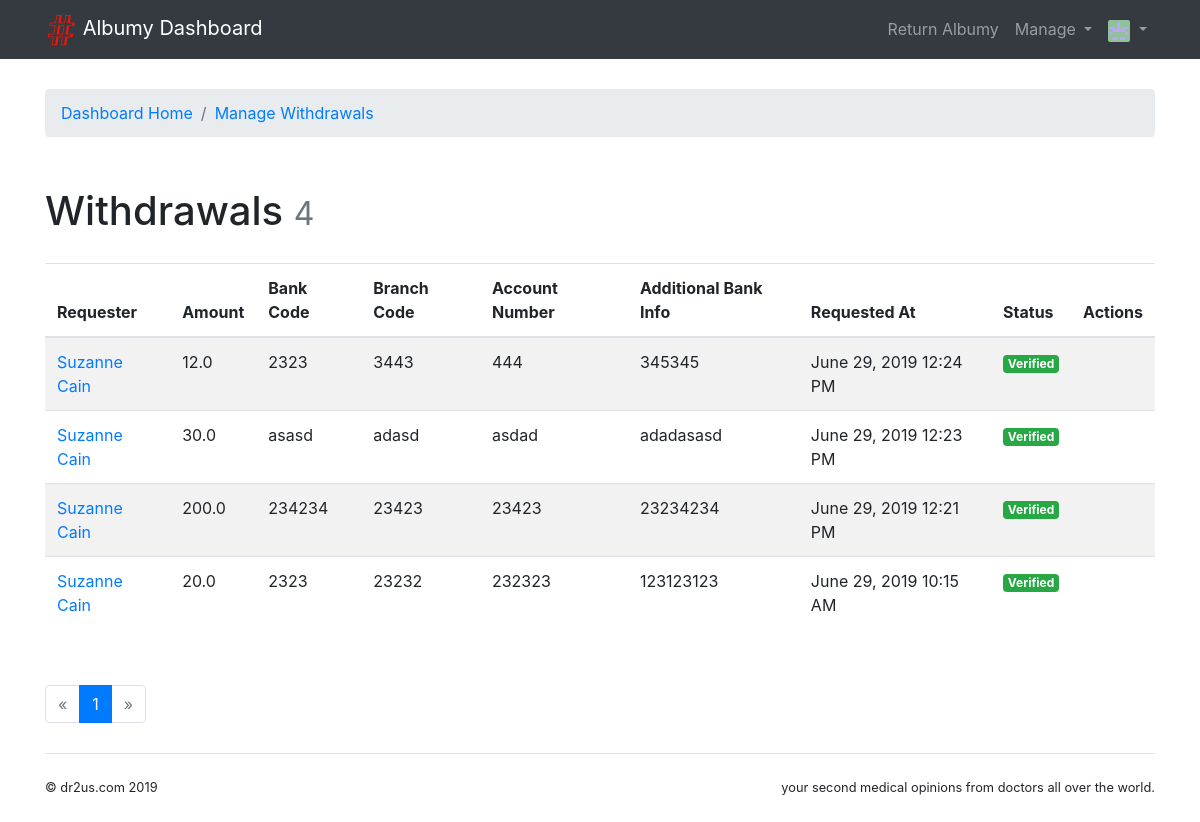
Page /admin/withdraws (signed in) on the committed database.
### albumy/models.py (models this page shows, shortened)
@whooshee.register_model('name', 'username')
class User(db.Model, UserMixin):
    id = db.Column(db.Integer, primary_key=True)
    username = db.Column(db.String(20), unique=True, index=True)
    email = db.Column(db.String(254), unique=True, index=True)
    password_hash = db.Column(db.String(128))
    name = db.Column(db.String(30))
    website = db.Column(db.String(255))
    bio = db.Column(db.String(120))
    location = db.Column(db.String(50))
    member_since = db.Column(db.DateTime, default=datetime.utcnow)
    avatar_s = db.Column(db.String(64))
    avatar_m = db.Column(db.String(64))
    avatar_l = db.Column(db.String(64))
    avatar_raw = db.Column(db.String(64), default='default.jpg')
    avatar_raw2 = db.Column(db.String(64), default='default2.jpg')
    confirmed = db.Column(db.Boolean, default=False)
    locked = db.Column(db.Boolean, default=False)
    active = db.Column(db.Boolean, default=True)
    public_collections = db.Column(db.Boolean, default=True)
    receive_comment_notification = db.Column(db.Boolean, default=True)
    receive_follow_notification = db.Column(db.Boolean, default=True)
    receive_collect_notification = db.Column(db.Boolean, default=True)
    role_id = db.Column(db.Integer, db.ForeignKey('role.id'))
    role = db.relationship('Role', back_populates='users')
    photos = db.relationship('Photo', back_populates='author', cascade='all')
    comments = db.relationship('Comment', back_populates='author', cascade='all')
    notifications = db.relationship('Notification', back_populates='receiver', cascade='all')
    collections = db.relationship('Collect', back_populates='collector', cascade='all')
    following = db.relationship('Follow', foreign_keys=[Follow.follower_id], back_populates='follower',
                                lazy='dynamic', cascade='all')
    followers = db.relationship('Follow', foreign_keys=[Follow.followed_id], back_populates='followed',
                                lazy='dynamic', cascade='all')
    awards = db.relationship('Rate', foreign_keys=[Rate.awarded_id], back_populates='awarded', cascade='all',
                             lazy='dynamic')
    doctor = db.relationship('Doctor', backref='user', cascade='all, delete-orphan', uselist=False)
    invites = db.relationship('Invite', foreign_keys=[Invite.user_id], back_populates='user', cascade='all',
                              lazy='dynamic')
    @property
    def is_active(self):
        return self.active
    def can(self, permission_name):
        permission = Permission.query.filter_by(name=permission_name).first()
        return permission is not None and self.role is not None and permission in self.role.permissions

class WithDraw(db.Model):
    id = db.Column(db.Integer,primary_key = True)
    status = db.Column(db.Boolean,default=False)
    amount = db.Column(db.Float(),default=0.0)
    bank_code = db.Column(db.String(255))
    branch_code = db.Column(db.String(255))
    account_number = db.Column(db.String(255))
    additional_bank_info = db.Column(db.Text(1000))
    created_at = db.Column(db.DateTime, default=datetime.now)
    updated_at = db.Column(db.DateTime, default=datetime.now, onupdate=datetime.now)
    doctor_id = db.Column(db.Integer, db.ForeignKey('doctor.id'))
    doctor = db.relationship('Doctor', foreign_keys=[doctor_id], back_populates='withdraws')

### albumy/blueprints/admin.py (the view)
@admin_bp.route('/withdraws', methods=['GET'])
@login_required
@admin_required
def manage_withdraws():
    page = request.args.get('page', 1, type=int)
    per_page = current_app.config['ALBUMY_MANAGE_USER_PER_PAGE']
    pagination = WithDraw.query.order_by(WithDraw.created_at.desc()).paginate(page, per_page)
    withdraws = pagination.items
    return render_template('admin/manage_withdraws.html', pagination=pagination, withdraws=withdraws)

### albumy/__init__.py (called while the page is built)
def register_template_context(app):
    @app.context_processor
    def make_template_context():
        if current_user.is_authenticated:
            notification_count = Notification.query.with_parent(current_user).filter_by(is_read=False).count()
        else:
            notification_count = None
        return dict(notification_count=notification_count)

### albumy/extensions.py (called while the page is built)
@login_manager.user_loader
def load_user(user_id):
    from albumy.models import User
    user = User.query.get(int(user_id))
    return user

### albumy/templates/admin/manage_withdraws.html (shortened to what this page needs)
{% extends 'admin/index.html' %}
{% from 'bootstrap/pagination.html' import render_pagination %}
{% block content %}
    <nav aria-label="breadcrumb">
        <ol class="breadcrumb">
            {{ render_breadcrumb_item('admin.index', 'Dashboard Home') }}
            {{ render_breadcrumb_item('admin.manage_withdraws', 'Manage Withdrawals') }}
        </ol>
    </nav>
    <div class="page-header">
        <h1>Withdrawals
            <small class="text-muted">{{ pagination.total }}</small>
        </h1>
    </div>
    {% if withdraws %}
        <table class="table table-striped">
            <thead>
            <tr>
                <th>Requester</th>
                <th>Amount</th>
                <th>Bank Code</th>
                <th>Branch Code</th>
                <th>Account Number</th>
                <th>Additional Bank Info</th>
                <th>Requested At</th>
                <th>Status</th>
                <th>Actions</th>
            </tr>
            </thead>
            {% for withdraw in withdraws %}
                <tr>
                    <td><a href="{{ url_for('user.index', username=withdraw.doctor.user.username) }}">{{ withdraw.doctor.user.name }}</a></td>
                    <td>
                        {{ withdraw.amount }}
                    </td>
                    <td>
                        {{ withdraw.bank_code }}
                    </td>
                    <td>{{ withdraw.branch_code }}</td>
                    <td> {{ withdraw.account_number }}</td>
                    <td style="white-space: nowrap;  overflow: hidden; text-overflow: ellipsis; max-width: 300px;"> {{ withdraw.additional_bank_info}} </td>
                    <td>{{ moment(withdraw.created_at).format('LLL') }}</td>
                    <td>
                        {% if withdraw.status %}
                        <span class="badge badge-success">Verified</span>
                        {% else %}
                            <span class="badge badge-info">Pending</span>
                        {% endif %}
                    </td>
                    <td>
                    </td>
                </tr>
            {% endfor %}
        </table>
        <div class="page-footer">{{ render_pagination(pagination) }}</div>
    {% else %}
        <div class="tip"><h5>No Withdrawals.</h5></div>
    {% endif %}
{% endblock %}

### albumy/templates/admin/index.html (shortened to what this page needs)
{% extends 'base.html' %}
{% from 'bootstrap/nav.html' import render_breadcrumb_item %}
{% block navbar %}
    <nav class="navbar navbar-expand-lg navbar-dark bg-dark">
        <div class="container">
            <a class="navbar-brand" href="{{ url_for('admin.index') }}">
                <img src="{{ url_for('static', filename='favicon.ico') }}" alt="Albumy"> Albumy Dashboard
            </a>
            <div class="collapse navbar-collapse" id="navbarColor01">
                <div class="navbar-nav ml-auto">
                    {{ render_nav_item('main.index', 'Return Albumy') }}
                    <div class="dropdown nav-item">
                        <a href="#" class="nav-link dropdown-toggle" data-toggle="dropdown" role="button"
                           aria-expanded="false">Manage
                        </a>
                    </div>
                    <div class="dropdown nav-item">
                        <a href="#" class="nav-link dropdown-toggle" data-toggle="dropdown" role="button"
                           aria-expanded="false">
                            <img class="avatar-xs"
                                 src="{{ url_for('main.get_avatar', filename=current_user.avatar_s) }}">
                        </a>
                    </div>
                </div>
            </div>
        </div>
    </nav>
{% endblock %}

### albumy/static/css/style.css (style rules this page uses)
.page-header { padding-top: 20px; padding-bottom: 20px; }
.page-footer { padding-top: 40px; }
nav { margin-bottom: 30px; }
.avatar-xs { width: 22px; height: 22px; border-radius: 2px; }

### rows in the picture
User: avatar_s (picture)
WithDraw: doctor.user.name "Suzanne Cain", amount "12.0", bank_code "2323", branch_code "3443", account_number "444", additional_bank_info "345345", created_at "June 29, 2019 12:24 PM", status "Verified"
WithDraw: doctor.user.name "Suzanne Cain", amount "30.0", bank_code "asasd", branch_code "adasd", account_number "asdad", additional_bank_info "adadasasd", created_at "June 29, 2019 12:23 PM", status "Verified"
WithDraw: doctor.user.name "Suzanne Cain", amount "200.0", bank_code "234234", branch_code "23423", account_number "23423", additional_bank_info "23234234", created_at "June 29, 2019 12:21 PM", status "Verified"
WithDraw: doctor.user.name "Suzanne Cain", amount "20.0", bank_code "2323", branch_code "23232", account_number "232323", additional_bank_info "123123123", created_at "June 29, 2019 10:15 AM", status "Verified"

### other values in the picture
{{ render_nav_item('main.index', 'Return Albumy') }} "Return Albumy"
{{ render_breadcrumb_item('admin.index', 'Dashboard Home') }} "Dashboard Home"
{{ render_breadcrumb_item('admin.manage_withdraws', 'Manage Withdrawals') }} "Manage Withdrawals"
{{ pagination.total }} "4"
{{ render_pagination(pagination) }} "« 1 »"
